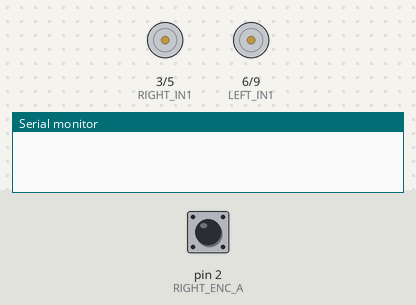
This sketch was run on a simulated Arduino Uno, built with avr-gcc and run on an emulated ATmega328P. Parts: motor-driver pin pairs drawn as motors (green arrow = first pin HIGH = forward, orange = second pin HIGH = backward, longer = more drive), the last lines printed to the serial monitor. Inputs (shaded band) come from the test bench; at power-on: pin 2 (RIGHT_ENC_A) HIGH.

Above: at 0.1 s.
At 39.1 s:
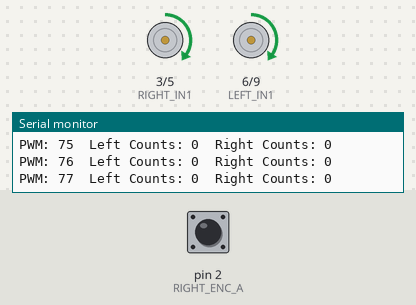
Timing chart, 0 to 40.0 s (numbered marks = the images above):
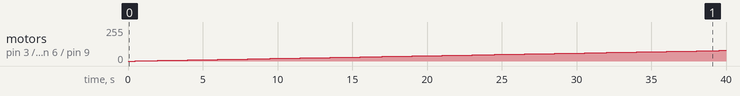

The sketch:

part1a.ino
```cpp
const int LEFT_ENC_A  = 7;
const int LEFT_ENC_B  = 8;
const int RIGHT_ENC_A = 2;
const int RIGHT_ENC_B = 4;

const int LEFT_IN1  = 6;
const int LEFT_IN2  = 9;
const int RIGHT_IN1 = 3;
const int RIGHT_IN2 = 5;

volatile long encoderCountLeft = 0;
volatile long encoderCountRight = 0;

void leftEncoderISR() {
  if (digitalRead(LEFT_ENC_B) == HIGH) {
    encoderCountLeft++;
  } else {
    encoderCountLeft--;
  }
}

void rightEncoderISR() {
  if (digitalRead(RIGHT_ENC_B) == HIGH) {
    encoderCountRight++;
  } else {
    encoderCountRight--;
  }
}

void setup() {
  Serial.begin(115200);

  pinMode(LEFT_IN1, OUTPUT);
  pinMode(LEFT_IN2, OUTPUT);
  pinMode(RIGHT_IN1, OUTPUT);
  pinMode(RIGHT_IN2, OUTPUT);

  pinMode(LEFT_ENC_A, INPUT);
  pinMode(LEFT_ENC_B, INPUT);
  pinMode(RIGHT_ENC_A, INPUT);
  pinMode(RIGHT_ENC_B, INPUT);

  attachInterrupt(digitalPinToInterrupt(LEFT_ENC_A), leftEncoderISR, RISING);
  attachInterrupt(digitalPinToInterrupt(RIGHT_ENC_A), rightEncoderISR, RISING);
}

void loop() {
  for (int pwm = 0; pwm <= 255; pwm++) {
    encoderCountLeft = 0;
    encoderCountRight = 0;

    analogWrite(LEFT_IN1, pwm);
    analogWrite(LEFT_IN2, 0);

    analogWrite(RIGHT_IN1, pwm);
    analogWrite(RIGHT_IN2, 0);

    delay(500);

    noInterrupts();
    long leftCounts = encoderCountLeft;
    long rightCounts = encoderCountRight;
    interrupts();

    Serial.print("PWM: ");
    Serial.print(pwm);

    Serial.print("  Left Counts: ");
    Serial.print(leftCounts);

    Serial.print("  Right Counts: ");
    Serial.println(rightCounts);

  if (abs(leftCounts) > 10) {
      Serial.print("Left motor deadband PWM = ");
      Serial.println(pwm);
  }

  if (abs(rightCounts) > 10) {
    Serial.print("Right motor deadband PWM = ");
    Serial.println(pwm);
  }
  }
}
```

Measured:
- by itself, motor on pin 3 (RIGHT_IN1) / pin 5 (RIGHT_IN2), motor on pin 6 (LEFT_IN1) / pin 9 (LEFT_IN2): moves from stopped to forward 79/255 over 39.0 s
